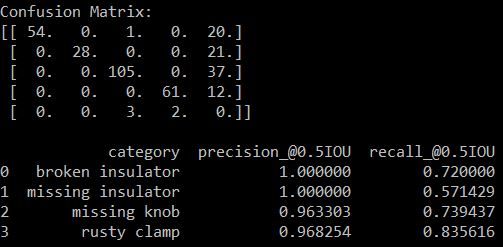
#> input picture images/50.JPG, 503 x 247 px
$ python size_pad_images.py 100 100 ../images out
#> lines starting #> are read from the running program, lines starting #| are printed output that depends on the picture
import sys
import os
import numpy as np
from os import walk
import cv2

# python size_pad_images.py width height input_dir output_dir
# python size_pad_images.py 1280 720 C:/users/matt/../Datasets/Stop_signs_by_hand/Images C:/users/matt/../Datasets/Stop_signs_by_hand/images/size_pad

# width to resize
width = int(sys.argv[1])
# height to resize
height = int(sys.argv[2])
# location of the input dataset
input_dir = sys.argv[3]
# location of the output dataset
out_dir = sys.argv[4]

if len(sys.argv) > 5:
    print("Too many arguments - " + str(len(sys.argv)) + " .Please specify width, height, input directory and output directory.")
    sys.exit(0)

if len(sys.argv) < 5:
    print("Not enough arguments - " + str(len(sys.argv)) + " .Please specify width, height, input directory and output directory.")
    sys.exit(0)

print("Working...")

# get all the pictures in directory
images = []
ext = (".JPEG", ".JPG", ".jpeg", ".jpg", ".png")

for (dirpath, dirnames, filenames) in walk(input_dir):
    for filename in filenames:
        if filename.endswith(ext):
            images.append(os.path.join(dirpath, filename))

for image in images:
    img = cv2.imread(image, cv2.IMREAD_UNCHANGED)
#> img is the input picture: shape (247, 503, 3); mean B, G, R 11.7, 11.2, 11.4

    h, w = img.shape[:2]
#> h = 247; w = 503
    pad_bottom, pad_right = 0, 0
    ratio = w / h
#> ratio = 2.04

    if h > height or w > width:
        # shrinking image algorithm
        print('shrinking')
        interp = cv2.INTER_AREA
    else:
        # stretching image algorithm
        print('stretching')
        interp = cv2.INTER_CUBIC

    w = width
    h = round(w / ratio)
#> h = 49
    if h > height:
        h = height
        w = round(h * ratio)
    pad_bottom = abs(height - h)
#> pad_bottom = 51
    pad_right = abs(width - w)

    scaled_img = cv2.resize(img, (w, h), interpolation=interp)
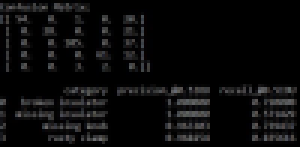
#> scaled_img: shape (49, 100, 3) (shown 3 times larger); mean B, G, R 11.7, 11.2, 11.4
    padded_img = cv2.copyMakeBorder(
        scaled_img,0,pad_bottom,0,pad_right,borderType=cv2.BORDER_CONSTANT,value=[0,0,0])
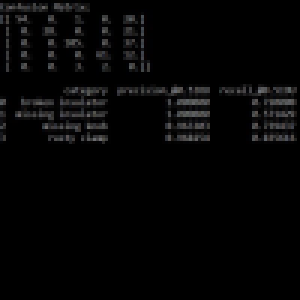
#> padded_img: shape (100, 100, 3) (shown 3 times larger); mean B, G, R 5.7, 5.5, 5.6

    # namedWindow("image", WINDOW_AUTOSIZE);
    # imshow("image", padded_img);
    # waitKey(30);

    if not cv2.imwrite(os.path.join(out_dir, os.path.basename(image)), padded_img):
        raise Exception("Could not write image")
    else:
        print('Written')
#> pass 2 of the loop `for image in images:`:
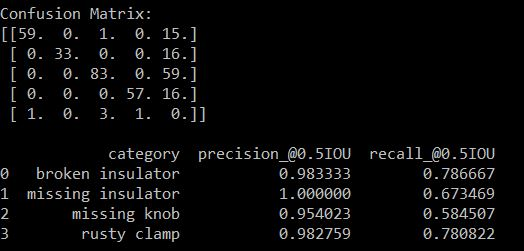
#> input picture images/101.JPG, 524 x 251 px
#> img is the input picture: shape (251, 524, 3); mean B, G, R 10.8, 10.4, 10.5
#> `scaled_img = cv2.resize(img, (w, h), interpolation=interp)`:
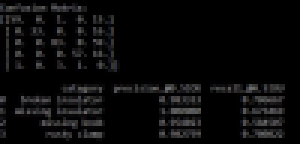
#> scaled_img: shape (48, 100, 3) (shown 3 times larger); mean B, G, R 10.8, 10.4, 10.5
#> `padded_img = cv2.copyMakeBorder( scaled_img,0,pad_bottom,0,pad_right,b..`:
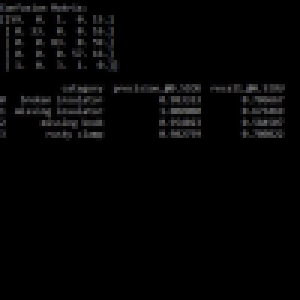
#> padded_img: shape (100, 100, 3) (shown 3 times larger); mean B, G, R 5.2, 5, 5.1

print("Completed!")
